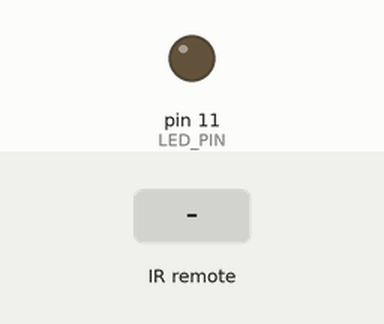
Simulated run of this sketch. Board: Arduino Uno, built with avr-gcc and run on an emulated ATmega328P. Shown: output pins drawn as LEDs (lit = HIGH). The inputs (shaded band) are chosen by the test bench.

Above: at 1.2 s.
1.3 s: infrared code 0xFF18E7 received
At 2.1 s:
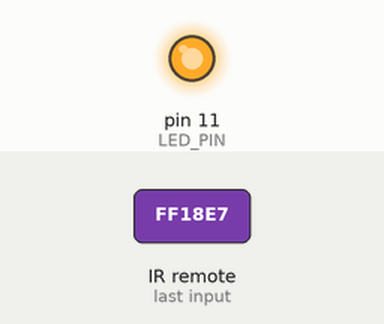
2.8 s: infrared code 0xFF4AB5 received
At 3.3 s:
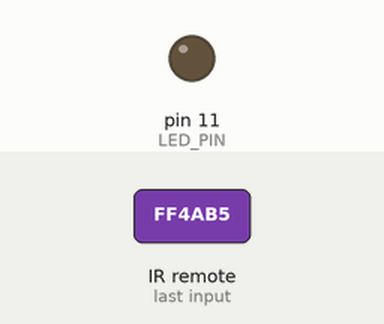
Timing chart, 0 to 5.8 s (numbered marks = the images above; inputs shaded):
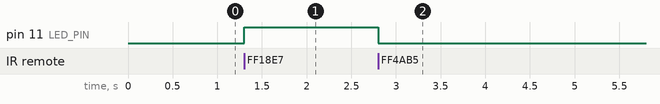

The sketch:

IRRemote.ino
```cpp
#include <IRremote.h>   // Include the IRremote library

const int RECEIVE_PIN = 7;   // IR receiver signal pin
const int LED_PIN = 11;      // LED pin

IRrecv irrecv(RECEIVE_PIN);  // IR receiver object
decode_results results;      // Store decoded IR data

// 👉 Replace these with your actual button codes
unsigned long UP_BUTTON = 0xFF18E7;     // Make sure the remote button code matches the ones for YOUR remote
unsigned long DOWN_BUTTON = 0xFF4AB5;   // ^Same thing here!!

unsigned long lastCode = 0;

void setup() {
  Serial.begin(9600);       // Open Serial Monitor at 9600 baud
  irrecv.enableIRIn();      // Start IR receiver
  pinMode(LED_PIN, OUTPUT); // LED pin as output
}

void loop() {
  if (irrecv.decode(&results)) {              // If we got an IR signal
    unsigned long value = results.value;


    // Turn LED ON if UP button is pressed
    if (value == UP_BUTTON) {
      digitalWrite(LED_PIN, HIGH);
    }
    // Turn LED OFF if DOWN button is pressed
    else if (value == DOWN_BUTTON) {
      digitalWrite(LED_PIN, LOW);
    }


    irrecv.resume();  // Ready to receive the next code
  }
}
```

Measured:
- after the input at 1.3 s, pin 11 (LED_PIN): LOW → HIGH at once
- after the input at 2.8 s, pin 11 (LED_PIN): HIGH → LOW at once
